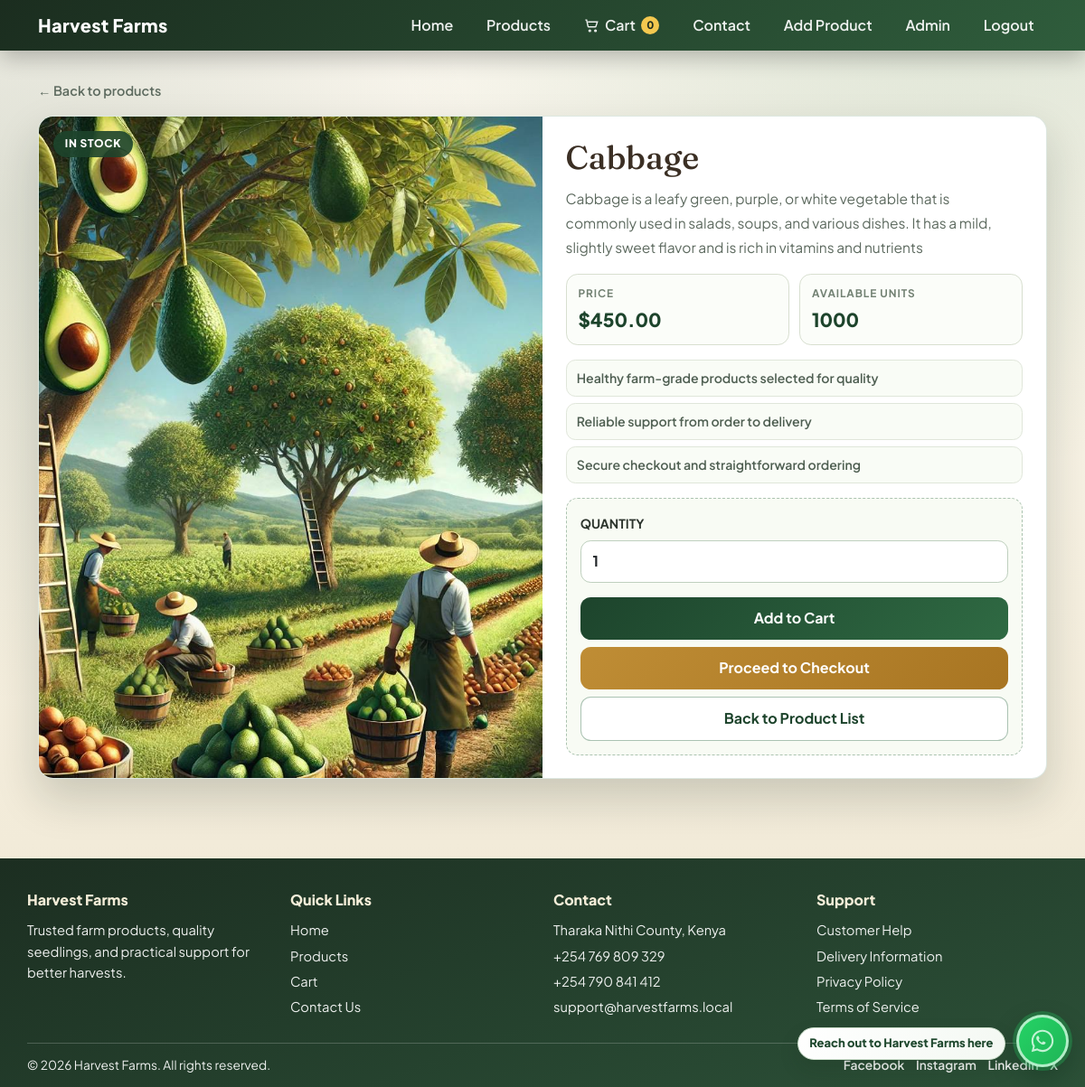
The page /shop/product/cabbage/ (signed in) on the database its author committed.
### shop/models.py (models this page shows, shortened)
class Product(models.Model):
    name = models.CharField(max_length=200)
    slug = models.SlugField(unique=True ,blank=True)
    description = models.TextField()
    price = models.DecimalField(max_digits=10, decimal_places=2)
    stock = models.PositiveIntegerField(default=0)
    image = models.ImageField(upload_to="products_image/", blank=True, null=True)
    class Meta:
        ordering = ['name']

### shop/views.py (the view)
# urls.py: path('product/<slug:slug>/', ProductDetailView.as_view(), name='product_detail'),
class ProductDetailView(DetailView):
    model = Product
    template_name = 'shop/product_detail.html'  # Specify your template file
    context_object_name = 'product'

### cart/context_processors.py (called while the page is built)
def cart_item_count(request):
    cart = request.session.get('cart', {})
    count = sum(cart.values()) if isinstance(cart, dict) else 0
    return {'cart_item_count': count}

### shop/templates/shop/product_detail.html (shortened to what this page needs)
{% load static %}
<!DOCTYPE html>
<html lang="en">
<head>
    <link href="https://cdn.jsdelivr.net/npm/bootstrap@5.3.0/dist/css/bootstrap.min.css" rel="stylesheet">
</head>
<body>
    {% include 'partials/navbar.html' %}
    <main class="detail-wrap">
        <div class="container">
            <a href="{% url 'shop:product_list' %}" class="crumb">&larr; Back to products</a>
            <section class="detail-card row g-0">
                <div class="col-lg-6 media-panel">
                    {% if product.stock > 0 %}
                        <span class="stock-tag">In Stock</span>
                    {% else %}
                        <span class="stock-tag out">Sold Out</span>
                    {% endif %}
                    {% if product.image %}
                        <img class="product-image" src="{{ product.image.url }}" alt="{{ product.name }}" onerror="this.onerror=null;this.src='{% static 'core/images/homepicture.jpg' %}';">
                    {% else %}
                        <img class="product-image" src="{% static 'core/images/homepicture.jpg' %}" alt="No image available">
                    {% endif %}
                </div>
                <div class="col-lg-6 info-panel">
                    <h1 class="title">{{ product.name }}</h1>
                    <p class="desc">{{ product.description|linebreaksbr }}</p>
                    <div class="meta-cards">
                        <article class="meta">
                            <span class="meta-label">Price</span>
                            <span class="meta-value">${{ product.price }}</span>
                        </article>
                        <article class="meta">
                            <span class="meta-label">Available Units</span>
                            <span class="meta-value">{{ product.stock }}</span>
                        </article>
                    </div>
                    <ul class="trust-list">
                        <li>Healthy farm-grade products selected for quality</li>
                        <li>Reliable support from order to delivery</li>
                        <li>Secure checkout and straightforward ordering</li>
                    </ul>
                    <div class="buy-box">
                        <form method="POST" action="{% url 'cart:add_to_cart' product.id %}">
                            <label for="quantity" class="form-label fw-bold text-uppercase small">Quantity</label>
                            <input type="number" name="quantity" id="quantity" value="1" min="1" max="{{ product.stock }}" class="form-control qty-input mb-3" {% if product.stock < 1 %}disabled{% endif %}>
                            <button type="submit" class="btn btn-farm w-100 mb-2" {% if product.stock < 1 %}disabled{% endif %}>Add to Cart</button>
                        </form>
                        <a href="{% url 'cart:checkout' %}" class="btn btn-gold w-100 mb-2">Proceed to Checkout</a>
                        <a href="{% url 'shop:product_list' %}" class="btn btn-outline-farm w-100">Back to Product List</a>
                    </div>
                </div>
            </section>
        </div>
    </main>
    {% include 'partials/footer.html' %}
</body>
</html>

### shop/templates/shop/product_detail.html (style rules this page uses)
:root { --soil: #3b2f24; --leaf-900: #1d442c; --leaf-700: #2f6a43; --leaf-500: #5a9364; --cream: #f5efdf; --card: #ffffff; --ink: #2c342d; --muted: #5d6a5f; --line: #d8dfd0; --gold: #bf8d35; --shadow: 0 22px 48px rgba(19, 33, 23, 0.18); }
body { margin: 0; font-family: "Plus Jakarta Sans", sans-serif; color: var(--ink); background: radial-gradient(circle at 88% -10%, rgba(90, 147, 100, 0.2), transparent 38%), radial-gradient(circle at 0% 20%, rgba(29, 68, 44, 0.12), transparent 35%), linear-gradient(180deg, #faf7ef 0%, var(--cream) 55%, #efe7d3 100%); }
.detail-wrap { padding: 2rem 0 3rem; }
.crumb { display: inline-flex; align-items: center; gap: 0.45rem; margin-bottom: 1rem; color: var(--muted); text-decoration: none; font-size: 0.9rem; font-weight: 600; }
.detail-card { background: var(--card); border: 1px solid rgba(47, 106, 67, 0.16); border-radius: 1.05rem; box-shadow: var(--shadow); overflow: hidden; }
.media-panel { position: relative; min-height: 380px; background: linear-gradient(145deg, #dcead8, #f4e8d3); }
.stock-tag { position: absolute; top: 1rem; left: 1rem; z-index: 2; border-radius: 999px; padding: 0.35rem 0.8rem; font-size: 0.75rem; font-weight: 800; letter-spacing: 0.06em; text-transform: uppercase; color: #fff; background: rgba(29, 68, 44, 0.9); }
.product-image { width: 100%; height: 100%; min-height: 380px; object-fit: cover; display: block; }
.info-panel { padding: 1.6rem; }
.title { margin: 0 0 0.7rem; font-family: "Fraunces", serif; font-size: clamp(1.8rem, 3vw, 2.5rem); color: var(--soil); line-height: 1.12; }
.desc { margin: 0 0 1rem; color: var(--muted); line-height: 1.75; font-size: 0.97rem; }
.meta-cards { display: grid; grid-template-columns: repeat(2, minmax(0, 1fr)); gap: 0.7rem; margin-bottom: 1rem; }
.meta { background: #fbfdf9; border: 1px solid var(--line); border-radius: 0.8rem; padding: 0.75rem 0.8rem; }
.meta-label { display: block; font-size: 0.74rem; text-transform: uppercase; letter-spacing: 0.08em; color: #728173; margin-bottom: 0.25rem; font-weight: 700; }
.meta-value { font-size: 1.3rem; font-weight: 800; color: var(--leaf-900); }
.trust-list { margin: 0 0 1rem; padding: 0; list-style: none; display: grid; grid-template-columns: 1fr; gap: 0.45rem; }
.trust-list li { border: 1px solid #e0e6da; border-radius: 0.65rem; background: #f9fcf6; padding: 0.55rem 0.7rem; font-size: 0.88rem; font-weight: 600; color: #4f5f52; }
.buy-box { border: 1px dashed rgba(47, 106, 67, 0.38); border-radius: 0.8rem; background: #f8fbf4; padding: 0.95rem; }
.qty-input { border-radius: 0.7rem; border: 1px solid #bfd0bf; padding: 0.65rem 0.8rem; font-weight: 700; }
.btn-farm { border: 0; border-radius: 0.72rem; padding: 0.72rem 1rem; color: #fff; font-weight: 700; background: linear-gradient(135deg, var(--leaf-900), var(--leaf-700)); }
.btn-gold { border: 0; border-radius: 0.72rem; padding: 0.72rem 1rem; color: #fff; font-weight: 700; background: linear-gradient(135deg, var(--gold), #a87522); }
.btn-outline-farm { border: 1px solid rgba(47, 106, 67, 0.4); border-radius: 0.72rem; padding: 0.72rem 1rem; color: var(--leaf-900); background: #fff; font-weight: 700; }

### rows shown on the page
Product: name "Cabbage", description "Cabbage is a leafy green, purple, or white vegetable that is commonly used in salads, soups, and various dishes. It has a mild, slightly sweet flavor and is rich in vitamins and nutrients", price "450.00", stock "1000", quantity "1"

### other values the page prints
{{ cart_item_count }} "0"
